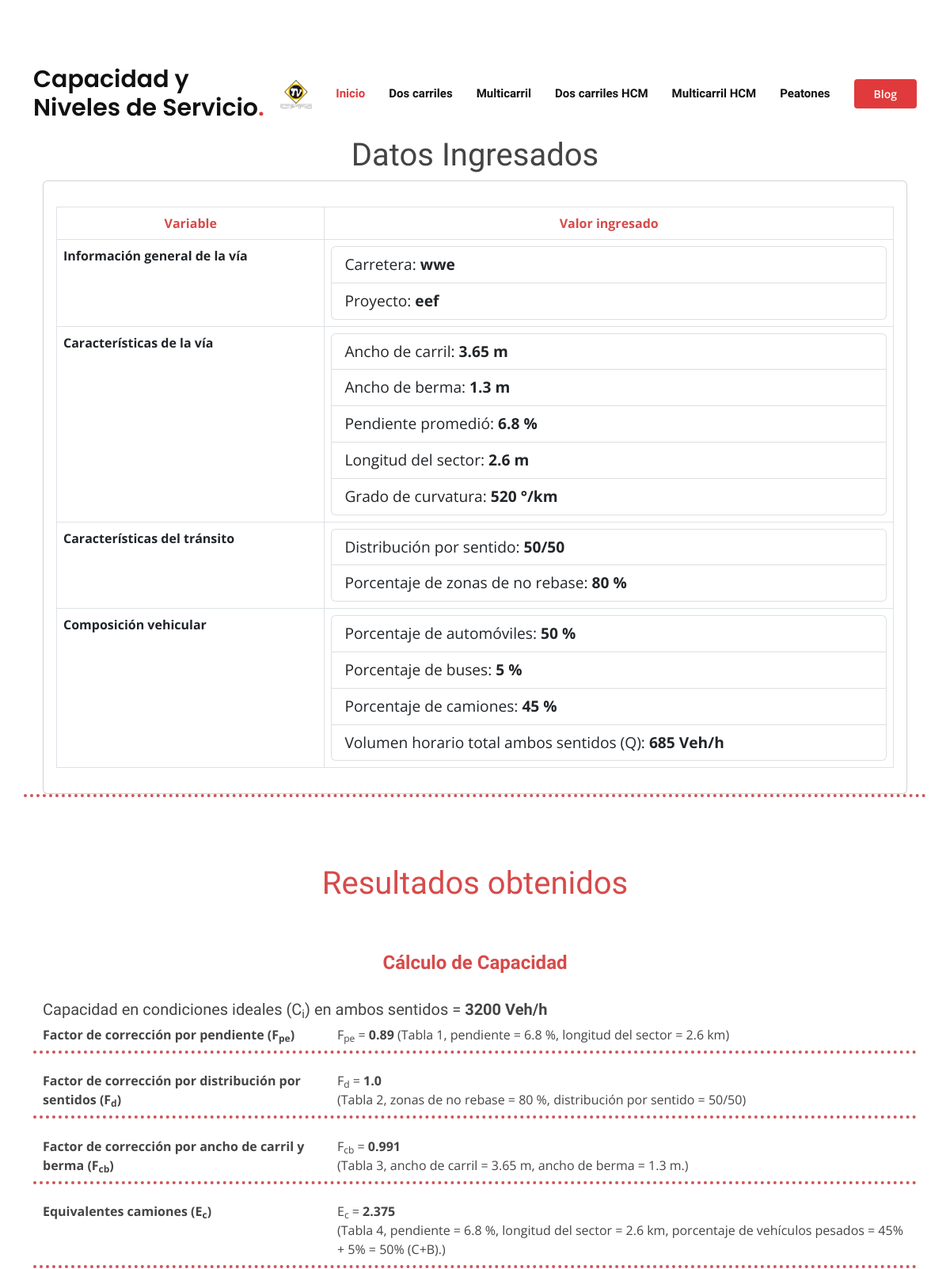
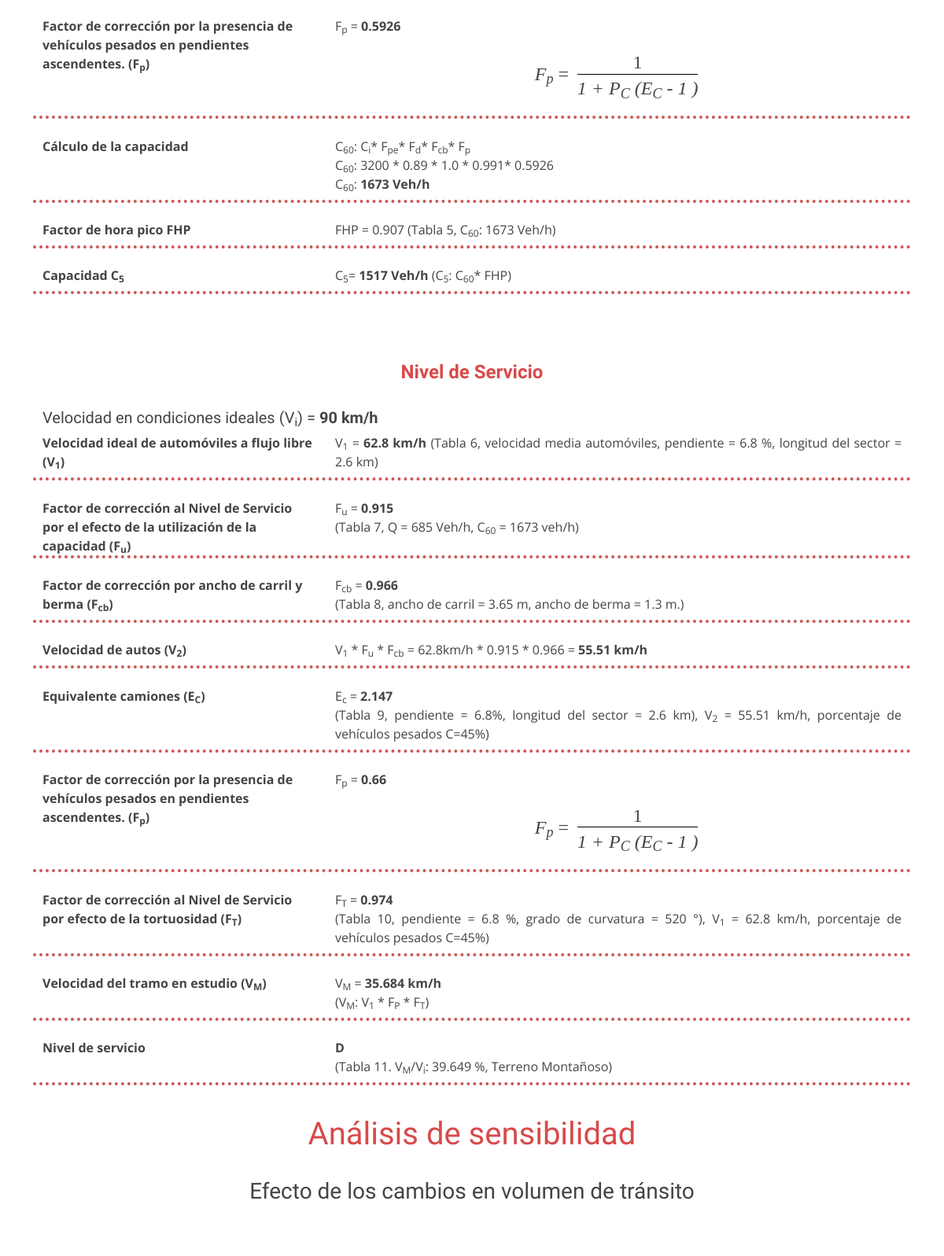
The app's page /resultado (upper part), older data (2 pictures, top to bottom).
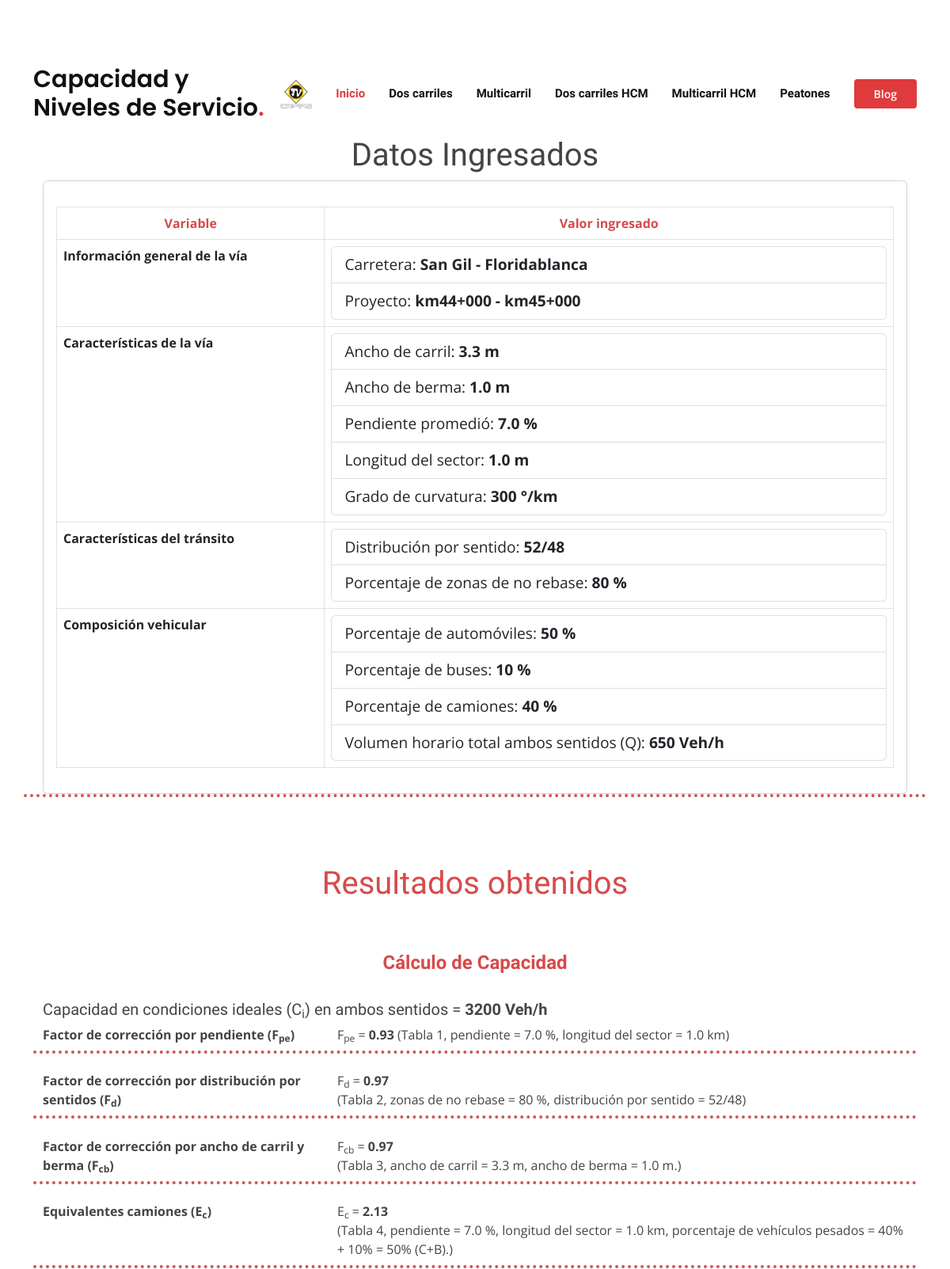
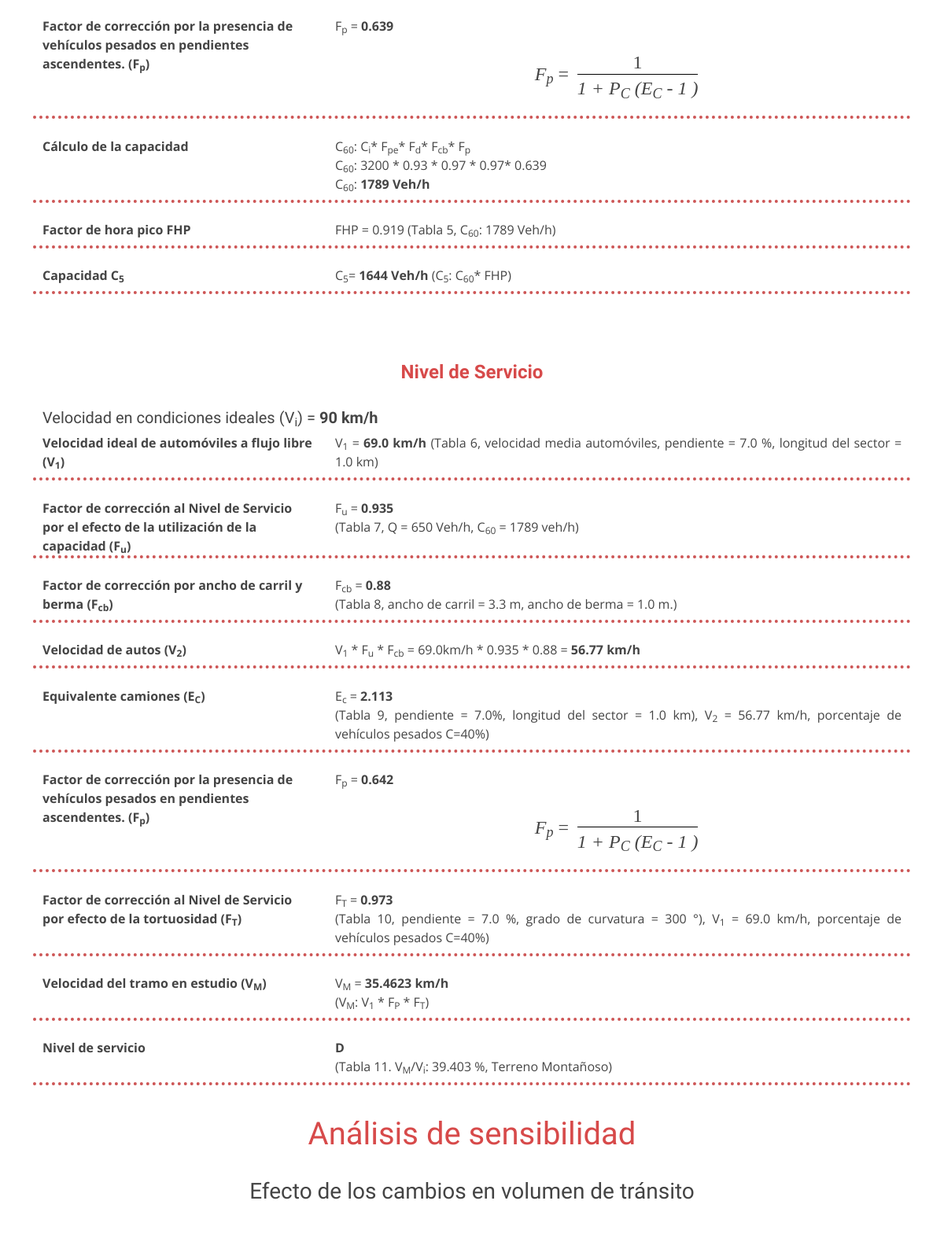
The same page, newer data (2 pictures, top to bottom).
### main.py (models this page shows)
class Resultado(db.Model):
    id = db.Column(db.Integer, primary_key=True)
    Fpe = db.Column(db.Float, nullable=False)
    Fd = db.Column(db.Float, nullable=False)
    Fcb = db.Column(db.Float, nullable=False)
    Ec = db.Column(db.Float, nullable=False)
    Fp = db.Column(db.Float, nullable=False)
    cap_60 = db.Column(db.Integer, nullable=False)
    cap_5 = db.Column(db.Integer, nullable=False)
    FHP = db.Column(db.Float, nullable=False)
    v1 = db.Column(db.Float, nullable=False)
    Fu = db.Column(db.Float, nullable=False)
    Fcb1 = db.Column(db.Float, nullable=False)
    v2 = db.Column(db.Float, nullable=False)
    Ec_vel = db.Column(db.Float, nullable=False)
    Fp_vel = db.Column(db.Float, nullable=False)
    Ft = db.Column(db.Float, nullable=False)
    vM = db.Column(db.Float, nullable=False)
    Vi = db.Column(db.Integer, nullable=False)
    Final = db.Column(db.Integer, nullable=False)
    carretera = db.Column(db.String(200), nullable = False)
    proyecto = db.Column(db.String(200), nullable = False)
    a_carril = db.Column(db.Float, nullable=False)
    a_berma = db.Column(db.Float, nullable=False)
    p_promedio = db.Column(db.Float, nullable=False)
    l_sector = db.Column(db.Float, nullable=False)
    curvatura = db.Column(db.Integer, nullable=False)
    d_sentido = db.Column(db.Integer, nullable=False)
    d_sentido1 = db.Column(db.Integer, nullable=False)
    p_no_rebase = db.Column(db.Integer, nullable=False)
    p_automoviles = db.Column(db.Integer, nullable=False)
    p_buses = db.Column(db.Integer, nullable=False)
    p_camiones = db.Column(db.Integer, nullable=False)
    vol_cap = db.Column(db.Integer, nullable=False)
    terreno = db.Column(db.String(200), nullable = False)

### main.py (the view)
@app.route("/resultado", methods=["GET","POST"])
def resultado():
    id = len(db.session.query(Resultado).all())
    registro = Resultado.query.get(id)
    return render_template('resultados_2_carriles.html',datos=registro)

### templates/resultados_2_carriles.html (shortened to what this page needs)
<!DOCTYPE html>
<html lang="en">
<head>
  <link href="../static/assets/vendor/aos/aos.css" rel="stylesheet">
  <link href="../static/assets/vendor/bootstrap/css/bootstrap.min.css" rel="stylesheet">
  <link href="../static/assets/vendor/bootstrap-icons/bootstrap-icons.css" rel="stylesheet">
  <link href="../static/assets/vendor/boxicons/css/boxicons.min.css" rel="stylesheet">
  <link href="../static/assets/vendor/glightbox/css/glightbox.min.css" rel="stylesheet">
  <link href="../static/assets/vendor/remixicon/remixicon.css" rel="stylesheet">
  <link href="../static/assets/vendor/swiper/swiper-bundle.min.css" rel="stylesheet">
  <link href="../static/assets/css/style.css" rel="stylesheet">
</head>
<body>
  {% import "bootstrap/wtf.html" as wtf %}
  {% include "header.html" %}
    <br>
    <br>
    <section class="inner-page datos" style="background-color:white">
      <div class="container">
        <div class="row">
            <div class="col-lg-12 col-md-12 col-sm-12">
              <div class="container">
              <h1 style="text-align:center ;">Datos Ingresados</h1>
              <div class="card" >
                <div class="card-body">
                  <p class="card-text">
                    <table class="table table-bordered">
                      <thead class="thead-dark">
                        <tr>
                          <th scope="col" style="text-align:center;color:rgb(215, 74, 74) ;">Variable</th>
                          <th scope="col"style="text-align:center;color:rgb(215, 74, 74) ;">Valor ingresado</th>
                        </tr>
                      </thead>
                      <tbody>
                        <tr>
                          <th scope="row">Información general de la vía</th>
                          <td><ul class="list-group">
                            <li class="list-group-item">Carretera: <b>{{datos.carretera}}</b> </li>
                            <li class="list-group-item">Proyecto: <b>{{datos.proyecto}}</b></li>
                          </ul></td>
                        </tr>
                        <tr>
                          <th scope="row">Características de la vía</th>
                          <td><ul class="list-group">
                            <li class="list-group-item">Ancho de carril: <b>{{datos.a_carril}} m</b></li>
                            <li class="list-group-item">Ancho de berma: <b>{{datos.a_berma}} m</b> </li>
                            <li class="list-group-item">Pendiente promedió: <b>{{datos.p_promedio}} %</b> </li>
                            <li class="list-group-item">Longitud del sector: <b>{{datos.l_sector}} m</b></li>
                            <li class="list-group-item">Grado de curvatura: <b>{{datos.curvatura}} °/km</b></li>
                          </ul></td>
                        </tr>
                        <tr>
                          <th scope="row">Características del tránsito</th>
                          <td><ul class="list-group">
                            <li class="list-group-item">Distribución por sentido: <b>{{datos.d_sentido}}/{{datos.d_sentido1}}</b></li>
                            <li class="list-group-item">Porcentaje de zonas de no rebase: <b>{{datos.p_no_rebase}} %</b> </li>
                          </ul></td>
                        </tr>
                        <tr>
                          <th scope="row">Composición vehicular</th>
                          <td><ul class="list-group">
                            <li class="list-group-item">Porcentaje de automóviles: <b>{{datos.p_automoviles}} %</b></li>
                            <li class="list-group-item">Porcentaje de buses: <b>{{datos.p_buses}} %</b> </li>
                            <li class="list-group-item">Porcentaje de camiones: <b>{{datos.p_camiones}} %</b> </li>
                            <li class="list-group-item">Volumen horario total ambos sentidos (Q): <b>{{datos.vol_cap}} Veh/h</b> </li>
                          </ul></td>
                        </tr>
                      </tbody>
                    </table>
                  </p>
                </div>
              </div>
            </div>
          </div>
            <br>
            <br>
            <hr>
    </section>
    <section id="resultados" class="datos">
      <div class="container">
        <div class="row">
          <div class="col-lg-12 col-md-12 col-sm-12">
            <h1 class="subtitulos pasos">Resultados obtenidos</h1>
            <div class="container">
            <h4 class="pasos"><b>Cálculo de Capacidad</b></h4>
            <h5 class="text-general">Capacidad en condiciones ideales (C<sub>i</sub>) en ambos sentidos = <b>3200 Veh/h</b></h5><brZ
            <dl class="row">
              <dt class="col-sm-4">Factor de corrección por pendiente (F<sub>pe</sub>)</dt>
              <dd class="col-sm-8">F<sub>pe</sub> = <b>{{datos.Fpe}}</b>   (Tabla 1, pendiente = {{datos.p_promedio}} %, longitud del sector = {{datos.l_sector}} km)</dd>
              <hr>
              <dt class="col-sm-4">Factor de corrección por distribución por sentidos (F<sub>d</sub>)</dt>
              <dd class="col-sm-8">F<sub>d</sub> = <b>{{datos.Fd}}</b><br>(Tabla 2, zonas de no rebase = {{datos.p_no_rebase}} %, distribución por sentido = {{datos.d_sentido}}/{{datos.d_sentido1}})</dd>
              <hr>
              <dt class="col-sm-4">Factor de corrección por ancho de carril y berma (F<sub>cb</sub>)</dt>
              <dd class="col-sm-8">F<sub>cb</sub> = <b>{{datos.Fcb}}</b><br>(Tabla 3, ancho de carril = {{datos.a_carril}} m, ancho de berma = {{datos.a_berma}} m.)</dd>
              <hr>
              <dt class="col-sm-4">Equivalentes camiones (E<sub>c</sub>)</dt>
              <dd class="col-sm-8">E<sub>c</sub> = <b>{{datos.Ec}}</b><br>(Tabla 4, pendiente = {{datos.p_promedio}} %, longitud del sector = {{datos.l_sector}} km, porcentaje de vehículos pesados = {{datos.p_camiones}}% + {{datos.p_buses}}%  = {{datos.p_camiones + datos.p_buses}}% (C+B).)</dd>
              <hr>
              <dt class="col-sm-4">Factor de corrección por la presencia de vehículos pesados en pendientes ascendentes. (F<sub>p</sub>)</dt>
              <dd class="col-sm-8">F<sub>p</sub> = <b>{{datos.Fp}}</b> <br>
                <h4 class="formulas">
                  <div class="eq-c">
                    <i>F<sub>p</sub></i> =
                    <div class="fraction">
                      <span class="fup">1</span>
                    <span class="fdn"><i>1 + P<sub>C</sub> (E<sub>C</sub> - 1 )</i></span>
                    </div>
                  </div>
                </h4></dd>
              <hr>
              <dt class="col-sm-4">Cálculo de la capacidad</dt>
              <dd class="col-sm-8">C<sub>60</sub>: C<sub>i</sub>* F<sub>pe</sub>* F<sub>d</sub>* F<sub>cb</sub>* F<sub>p</sub> <br>
                C<sub>60</sub>: 3200 * {{datos.Fpe}} * {{datos.Fd}} * {{datos.Fcb}}* {{datos.Fp}}<br>
                C<sub>60</sub>:  <b>{{datos.cap_60}} Veh/h</b></dd>
              <hr>
              <dt class="col-sm-4">Factor de hora pico FHP</dt>
              <dd class="col-sm-8 text-general">FHP = {{datos.FHP}} (Tabla 5, C<sub>60</sub>: {{datos.cap_60}} Veh/h)<br></dd>
              <hr>
              <dt class="col-sm-4">Capacidad C<sub>5</sub></dt>
              <dd class="col-sm-8 text-general">C<sub>5</sub>= <b>{{datos.cap_5}} Veh/h</b> (C<sub>5</sub>: C<sub>60</sub>* FHP)</dd>
              <hr>
            </div>
          </div>
          <div class="col-lg-12 col-md-12 col-sm-12">
            <div class="container">
            <h4 class="pasos"><b>Nivel de Servicio</b></h4>
            <h5 class="text-general">Velocidad en condiciones ideales (V<sub>i</sub>)  = <b>90 km/h</b></h5>
            <dl class="row">
              <dt class="col-sm-4">Velocidad ideal de automóviles a flujo libre (V<sub>1</sub>)</dt>
              <dd class="col-sm-8 text-general">V<sub>1</sub> = <b>{{datos.v1}} km/h</b>   (Tabla 6,  velocidad media automóviles, pendiente = {{datos.p_promedio}} %, longitud del sector = {{datos.l_sector}} km)</dd>
              <hr>
              <dt class="col-sm-4">Factor de corrección al Nivel de Servicio por el efecto de la utilización de la capacidad (F<sub>u</sub>)</dt>
              <dd class="col-sm-8 text-general">F<sub>u</sub> = <b>{{datos.Fu}}</b><br>(Tabla 7, Q = {{datos.vol_cap}} Veh/h, C<sub>60</sub> = {{datos.cap_60}} veh/h)</dd>
              <hr>
              <dt class="col-sm-4">Factor de corrección por ancho de carril y berma (F<sub>cb</sub>)</dt>
              <dd class="col-sm-8 text-general">F<sub>cb</sub> = <b>{{datos.Fcb1}}</b><br>(Tabla 8, ancho de carril = {{datos.a_carril}} m, ancho de berma = {{datos.a_berma}} m.)</dd>
              <hr>
              <dt class="col-sm-4">Velocidad de autos (V<sub>2</sub>)</dt>
              <dd class="col-sm-8 text-general"> V<sub>1</sub> * F<sub>u</sub> * F<sub>cb</sub> = {{datos.v1}}km/h * {{datos.Fu}} * {{datos.Fcb1}} = <b>{{datos.v2}} km/h</b></dd>
              <hr>
              <dt class="col-sm-4">Equivalente camiones (E<sub>C</sub>)</dt>
              <dd class="col-sm-8 text-general">E<sub>c</sub> = <b>{{datos.Ec_vel}}</b> <br>(Tabla 9, pendiente = {{datos.p_promedio}}%, longitud del sector = {{datos.l_sector}} km), V<sub>2</sub> = {{datos.v2}} km/h, porcentaje de vehículos pesados C={{datos.p_camiones}}%)</dd>
              <hr>
              <dt class="col-sm-4">Factor de corrección por la presencia de vehículos pesados en pendientes ascendentes. (F<sub>p</sub>)</dt>
              <dd class="col-sm-8">F<sub>p</sub> = <b>{{datos.Fp_vel}}</b> <br> <h4 class="formulas">
                  <div class="eq-c">
                    <i>F<sub>p</sub></i> =
                    <div class="fraction">
                      <span class="fup">1</span>
                    <span class="fdn"><i>1 + P<sub>C</sub> (E<sub>C</sub> - 1 )</i></span>
                    </div>
                  </div>
                </h4></dd>
              <hr>
              <dt class="col-sm-4">Factor de corrección al Nivel de Servicio por efecto de la tortuosidad (F<sub>T</sub>)</dt>
              <dd class="col-sm-8 text-general">F<sub>T</sub> = <b>{{datos.Ft}}</b> <br>(Tabla 10, pendiente = {{datos.p_promedio}} %, grado de curvatura = {{datos.curvatura}} °), V<sub>1</sub> = {{datos.v1}} km/h, porcentaje de vehículos pesados C={{datos.p_camiones}}%)</dd>
              <hr>
              <dt class="col-sm-4">Velocidad del tramo en estudio (V<sub>M</sub>)</dt>
              <dd class="col-sm-8 text-general">V<sub>M</sub> = <b>{{datos.vM}} km/h</b> <br>(V<sub>M</sub>: V<sub>1</sub> * F<sub>P</sub> * F<sub>T</sub>)</dd>
              <hr>
              <dt class="col-sm-4">Nivel de servicio</dt>
              <dd class="col-sm-8 text-general"><b>{{datos.Final}}</b><br>(Tabla 11. V<sub>M</sub>/V<sub>i</sub>: {{datos.Vi}} %, {{datos.terreno}})</dd>
              <hr>
            </dl>
            </div>
          </div>
        </div>
        <h1 class="subtitulos pasos">Análisis de sensibilidad</h1>
        <div class="row">
          <h3 class="subtitulos">Efecto de los cambios en volumen de tránsito</h3>
          <div class="col-lg-12">
            <div class="container" style="text-align: center;">
            </div>
          </div>
        </div>
      </div>
    </section>
  {% include "footer.html" %}
</body>
</html>

### templates/header.html (shortened to what this page needs)
  <header id="header" class="fixed-top d-flex align-items-center">
    <div class="container d-flex align-items-center">
      <h1 class="logo me-auto"><a href="{{url_for('home')}}">Capacidad y Niveles de Servicio<span>.</span></a></h1>
      <a href="{{url_for('home')}}" class="logo me-auto"><img src="../static/assets/img/logo.png" alt=""></a>
      <nav id="navbar" class="navbar order-last order-lg-0">
        <ul>
          <li><a class="nav-link scrollto active" href="{{url_for('home')}}">Inicio</a></li>
          <li><a class="nav-link scrollto" href="{{url_for('dosCarriles')}}">Dos carriles</a></li>
          <li><a class="nav-link scrollto" href="{{url_for('multicarril')}}">Multicarril</a></li>
          <li><a class="nav-link scrollto" href="{{url_for('hcm_function')}}">Dos carriles HCM</a></li>
          <li><a class="nav-link scrollto" href="{{url_for('hcmMultilane')}}">Multicarril HCM</a></li>
          <li><a class="nav-link scrollto" href="{{url_for('peatones')}}">Peatones</a></li>
        </ul>
      </nav>
      <a href="{{url_for('blog')}}" class="get-started-btn scrollto">Blog</a>
    </div>
    <br>
    <br>
    <br>
    <br>
  </header>

### templates/footer.html (shortened to what this page needs)
</body>
</html>

Row changes from the older to the newer data that the page shows:
no longer on this page (row unchanged): Resultado: carretera "wwe", proyecto "eef", a_carril "3.65", a_berma "1.3", p_promedio "6.8", l_sector "2.6", curvatura "520", d_sentido "50", d_sentido1 "50", p_no_rebase "80", p_automoviles "50", p_buses "5", p_camiones "45", vol_cap "685", Fpe "0.89", Fd "1.0", Fcb "0.991", Ec "2.375", datos.p_camiones+datos.p_buses "50", Fp "0.5926", cap_60 "1673", FHP "0.907", cap_5 "1517", v1 "62.8", Fu "0.915", Fcb1 "0.966", v2 "55.51", Ec_vel "2.147", Fp_vel "0.66", Ft "0.974", vM "35.684", Final "D", Vi "39.649", terreno "Terreno Montañoso"
added Resultado: carretera "San Gil - Floridablanca", proyecto "km44+000 - km45+000", a_carril "3.3", a_berma "1.0", p_promedio "7.0", l_sector "1.0", curvatura "300", d_sentido "52", d_sentido1 "48", p_no_rebase "80", p_automoviles "50", p_buses "10", p_camiones "40", vol_cap "650", Fpe "0.93", Fd "0.97", Fcb "0.97", Ec "2.13", datos.p_camiones+datos.p_buses "50", Fp "0.639", cap_60 "1789", FHP "0.919", cap_5 "1644", v1 "69.0", Fu "0.935", Fcb1 "0.88", v2 "56.77", Ec_vel "2.113", Fp_vel "0.642", Ft "0.973", vM "35.4623", Final "D", Vi "39.403", terreno "Terreno Montañoso"
